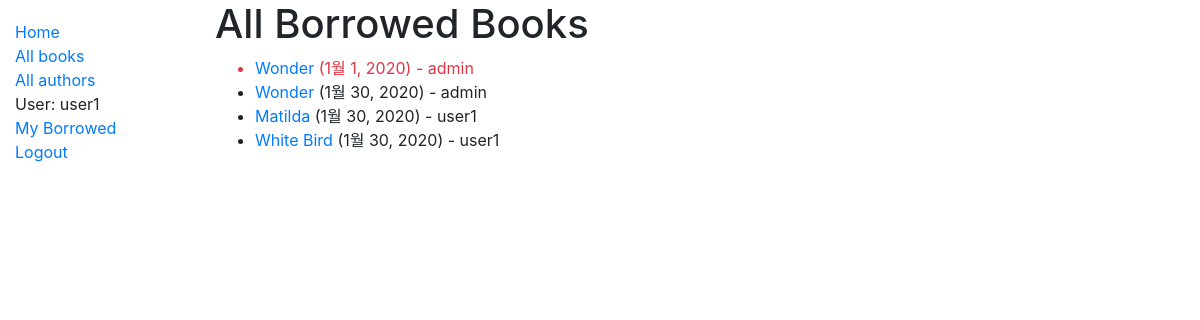
Screenshot of /catalog/borrowed/ (signed in) with the database file from the repository.
### catalog/models.py (models this page shows, shortened)
class BookInstance(models.Model):
    id = models.UUIDField(
        primary_key=True,
        default=uuid.uuid4,
        help_text="Unique ID for this particular book across whole library",
    )
    book = models.ForeignKey("Book", on_delete=models.SET_NULL, null=True)
    imprint = models.CharField(max_length=200)
    due_back = models.DateField(null=True, blank=True)
    borrower = models.ForeignKey(User, on_delete=models.SET_NULL, null=True, blank=True)
    @property
    def is_overdue(self):
        if self.due_back and date.today() > self.due_back:
            return True
        return False
    LOAN_STATUS = (
        ("m", "Maintenance"),
        ("o", "On loan"),
        ("a", "Available"),
        ("r", "Reserved"),
    )
    status = models.CharField(
        max_length=1,
        choices=LOAN_STATUS,
        blank=True,
        default="m",
        help_text="Book availability",
    )
    class Meta:
        ordering = ["due_back"]

class Book(models.Model):
    title = models.CharField(max_length=200)
    author = models.ForeignKey("Author", on_delete=models.SET_NULL, null=True)
    summary = models.TextField(
        max_length=1000, help_text="Enter a brief description of the book"
    )
    isbn = models.CharField(
        "ISBN",
        max_length=13,
        help_text='13 Character <a href="https://www.isbn-international.org/content/what-isbn">ISBN number</a>',
    )
    value = models.ForeignKey("Price", on_delete=models.SET_NULL, null=True)
    genre = models.ManyToManyField("Genre", help_text="Select a genre for this book")
    def display_genre(self):
        return ', '.join(genre.name for genre in self.genre.all()[:3])
    display_genre.short_description = 'Genre'
    CHOICE_LANGUAGE = (
        ("af", "Afrikaans"),
        ("ar", "Arabic"),
        ("az", "Azeri (Latin)"),
        ("be", "Belarusian"),
        ("bg", "Bulgarian"),
        ("ca", "Catalan"),
        ("cs", "Czech"),
        ("cy", "Welsh"),
        ("da", "Danish"),
        ("de", "German"),
        ("dv", "Divehi"),
        ("el", "Greek"),
        ("en", "English"),
        ("eo", "Esperanto"),
        ("es", "Spanish"),
        ("et", "Estonian"),
        ("eu", "Basque"),
        ("fa", "Farsi"),
        ("fi", "Finnish"),
        ("fo", "Faroese"),
        ("fr", "French"),
        ("gl", "Galician"),
        ("gu", "Gujarati"),
        ("he", "Hebrew"),
        ("hi", "Hindi"),
        ("hr", "Croatian"),
        ("hu", "Hungarian"),
        ("hy", "Armenian"),
        ("id", "Indonesian"),
        ("is", "Icelandic"),
        ("it", "Italian"),
        ("ja", "Japanese"),
        ("ka", "Georgian"),
        ("kk", "Kazakh"),
        ("kn", "Kannada"),
        ("ko", "Korean"),
        ("ky", "Kyrgyz"),
        ("lt", "Lithuanian"),
        ("lv", "Latvian"),
        ("mi", "Maori"),
        ("mk", "FYRO Macedonian"),
        ("mn", "Mongolian"),
        ("mr", "Marathi"),
        ("ms", "Malay"),
        ("mt", "Maltese"),
        ("nb", "Norwegian"),
        ("nl", "Dutch"),
        ("ns", "Northern Sotho"),
        ("pa", "Punjabi"),
        ("pl", "Polish"),
        ("ps", "Pashto"),
        ("pt", "Portuguese"),
        ("qu", "Quechua"),
        ("ro", "Romanian"),
        ("ru", "Russian"),
        ("sa", "Sanskrit"),
        ("se", "Sami (Northern)"),
        ("sk", "Slovak"),
        ("sl", "Slovenian"),
        ("sq", "Albanian"),
        ("sv", "Swedish"),
        ("sw", "Swahili"),
        ("ta", "Tamil"),
        ("te", "Telugu"),
        ("th", "Thai"),
        ("tl", "Tagalog"),
        ("tn", "Tswana"),
        ("tr", "Turkish"),
        ("tt", "Tatar"),
        ("ts", "Tsonga"),
        ("uk", "Ukrainian"),
        ("ur", "Urdu"),
        ("uz", "Uzbek (Latin)"),
        ("vi", "Vietnamese"),
        ("xh", "Xhosa"),
        ("zh", "Chinese"),
        ("zu", "Zulu"),
    )
    language = models.CharField(
        max_length=2,
        choices=CHOICE_LANGUAGE,
        blank=True,
        default="ko",
        help_text="Book Language",
    )

### catalog/views.py (the view)
# urls.py: path('borrowed/', views.LoanedBooksListView.as_view(), name='all-borrowed'),
class LoanedBooksListView(LoginRequiredMixin,generic.ListView):
    model = BookInstance
    template_name ='catalog/bookinstance_list_all_borrowed.html'
    paginate_by = 10
    def get_queryset(self):
        return BookInstance.objects.filter(status__exact='o').order_by('due_back')

### catalog/templates/catalog/bookinstance_list_all_borrowed.html
{% extends "base_generic.html" %}
{% block content %}
    <h1>All Borrowed Books</h1>
    {% if bookinstance_list %}
    <ul>
      {% for bookinst in bookinstance_list %}
      <li class="{% if bookinst.is_overdue %}text-danger{% endif %}">
        <a href="{% url 'book-detail' bookinst.book.pk %}">{{bookinst.book.title}}</a> ({{ bookinst.due_back }}) - {{ bookinst.borrower }}
      </li>
      {% endfor %}
    </ul>
    {% else %}
      <p>There are no books borrowed.</p>
    {% endif %}
{% endblock %}

### catalog/templates/base_generic.html (shortened to what this page needs)
<!DOCTYPE html>
<html lang="en">
<head>
  <link rel="stylesheet" href="https://stackpath.bootstrapcdn.com/bootstrap/4.1.3/css/bootstrap.min.css">
  {% load static %}
  <link rel="stylesheet" href="{% static 'css/styles.css' %}">
</head>
<body>
  <div class="container-fluid">
    <div class="row">
      <div class="col-sm-2">
        {% block sidebar %}
          <ul class="sidebar-nav">
            <li><a href="{% url 'index' %}">Home</a></li>
            <li><a href="{% url 'books' %}">All books</a></li>
            <li><a href="{% url 'authors' %}">All authors</a></li>
            {% if user.is_authenticated %}
              <li>User: {{ user.get_username }}</li>
              <li><a href="{% url 'my-borrowed' %}">My Borrowed</a></li>
              <li><a href="{% url 'logout'%}?next={{request.path}}">Logout</a></li>
            {% else %}
              <li><a href="{% url 'login'%}?next={{request.path}}">Login</a></li>
            {% endif %}
          </ul>
        {% endblock %}
      </div>
      <div class="col-sm-10 ">{% block content %}{% endblock %}</div>
    </div>
  </div>
</body>
</html>

### catalog/static/css/styles.css (style rules this page uses)
.sidebar-nav { margin-top: 20px; padding: 0; list-style: none; }

### rows the page displays
BookInstance: book "Wonder", due_back "1월 1, 2020", borrower "admin"
BookInstance: book "Wonder", due_back "1월 30, 2020", borrower "admin"
BookInstance: book "Matilda", due_back "1월 30, 2020", borrower "user1"
BookInstance: book "White Bird", due_back "1월 30, 2020", borrower "user1"

### other values shown
{{ user.get_username }} "user1"
